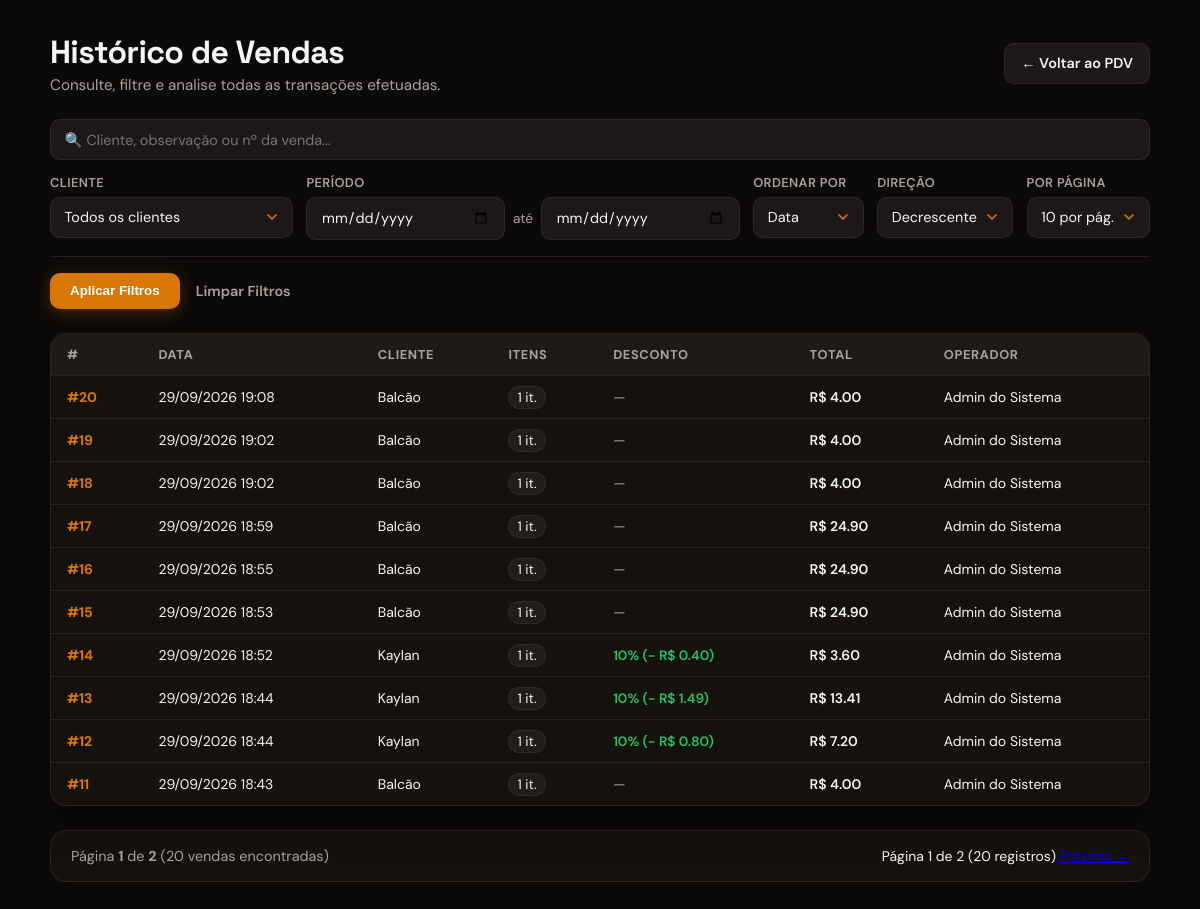
Page /pdv/historico (signed in) on the committed database.
### app/models/venda.py (models this page shows, shortened)
class Venda(Base):
    __tablename__ = "vendas"
    id         = Column(Integer, primary_key=True, index=True)
    cliente_id = Column(
        Integer,
        ForeignKey("clientes.id", ondelete="SET NULL"),
        nullable=True
    )
    usuario_id = Column(
        Integer,
        ForeignKey("usuarios.id", ondelete="SET NULL"),
        nullable=True
    )
    desconto_percentual = Column(Float, nullable=False, default=0.0)
    total_bruto  = Column(Float, nullable=False, default=0.0)
    total_liquido = Column(Float, nullable=False, default=0.0)
    observacao = Column(String(255), nullable=True)
    criado_em = Column(DateTime, server_default=func.now())
    cliente = relationship("Cliente", back_populates="vendas")
    usuario = relationship("Usuario", backref="vendas")
    itens   = relationship(
        "ItemVenda",
        back_populates="venda",
        cascade="all, delete-orphan"  # deleta itens se a venda for deletada
    )

### app/models/usuario.py (models this page shows)
class Usuario(Base):
    __tablename__ = "usuarios"
    id = Column(Integer, primary_key=True, autoincrement=True)
    nome = Column(String(100), nullable=False)
    email = Column(String(100), nullable=False, index=True, unique=True)
    senha_hash = Column(String(255), nullable=False)
    role = Column(String(20), nullable=False, default="operador")
    ativo = Column(Boolean, default=True)
    criado_em = Column(DateTime, server_default=func.now())

### app/models/cliente.py (models this page shows, shortened)
class Cliente(Base):
    __tablename__ = "clientes"
    id         = Column(Integer, primary_key=True, index=True)
    nome       = Column(String(150), nullable=False, index=True)
    matricula  = Column(String(50), nullable=True, unique=True)
    telefone   = Column(String(20), nullable=True)
    is_associado = Column(Boolean, default=False, nullable=False)
    ativo      = Column(Boolean, default=True)
    criado_em  = Column(DateTime, server_default=func.now())
    vendas = relationship("Venda", back_populates="cliente")

### app/controllers/pdv_controller.py (the view)
@router.get("/historico")
def historico_vendas(
    request: Request,
    busca: str = "",
    cliente_id: int = 0,
    data_inicio: str = "",
    data_fim: str = "",
    ordenar_por: str = "data",
    direcao: str = "desc",
    pagina: int = 1,
    db: Session = Depends(get_db),
    usuario = Depends(get_usuario_logado)
):
    query = db.query(Venda)
    if cliente_id:
        query = query.filter(Venda.cliente_id == cliente_id)
    if busca:
        termo = f"%{busca}%"
        query = query.outerjoin(Cliente).filter(
            or_(Cliente.nome.ilike(termo), Venda.observacao.ilike(termo), Venda.id.cast(String).ilike(termo))
        )
    try:
        if data_inicio:
            query = query.filter(Venda.criado_em >= datetime.fromisoformat(data_inicio))
        if data_fim:
            query = query.filter(Venda.criado_em < datetime.fromisoformat(data_fim) + timedelta(days=1))
    except ValueError:
        data_inicio = ""
        data_fim = ""
    ordenacoes = {"data": Venda.criado_em, "total": Venda.total_liquido, "desconto": Venda.desconto_percentual, "id": Venda.id}
    ordenar_por = ordenar_por if ordenar_por in ordenacoes else "data"
    direcao = direcao if direcao in ("asc", "desc") else "desc"
    coluna_ordenacao = ordenacoes[ordenar_por]
    query = query.order_by(coluna_ordenacao.desc() if direcao == "desc" else coluna_ordenacao.asc(), Venda.id.desc())
    total_vendas = query.count()
    pagina = max(pagina, 1)
    por_pagina = 10
    total_paginas = max(math.ceil(total_vendas / por_pagina), 1)
    pagina = min(pagina, total_paginas)
    vendas = query.offset((pagina - 1) * por_pagina).limit(por_pagina).all()
    clientes = db.query(Cliente).filter(Cliente.ativo == True).order_by(Cliente.nome).all()
    return templates.TemplateResponse(
        request,
        "pdv/historico.html",
        {
            "request": request, "usuario": usuario, "vendas": vendas,
            "clientes": clientes, "busca": busca, "cliente_id": cliente_id,
            "data_inicio": data_inicio, "data_fim": data_fim,
            "ordenar_por": ordenar_por, "direcao": direcao,
            "pagina": pagina, "por_pagina": por_pagina,
            "total_paginas": total_paginas, "total_vendas": total_vendas,
        }
    )

### app/templates/pdv/historico.html (shortened to what this page needs)
<!DOCTYPE html>
<html lang="pt-br">
<head>
    <link rel="stylesheet" href="/static/css/pdv/historico.css">
</head>
<body>
    <div class="container">
        <div class="page-header">
            <div>
                <h1>Histórico de Vendas</h1>
                <p class="subtitle">Consulte, filtre e analise todas as transações efetuadas.</p>
            </div>
            <div>
                <a href="/pdv" class="btn-secondary">← Voltar ao PDV</a>
            </div>
        </div>
        <form method="get" action="/pdv/historico" class="filter-form">
            <div class="filter-grid">
                <div class="filter-group col-search">
                    <input type="text" name="busca" placeholder="🔍 Cliente, observação ou nº da venda..." value="{{ busca }}" class="input-field">
                </div>
                <div class="filter-group col-cliente">
                    <label>Cliente</label>
                    <div class="custom-dropdown" id="dropdown-cliente">
                        <div class="dropdown-selected">
                            {% set cliente_selecionado_nome = "Todos os clientes" %}
                            {% for c in clientes %}
                                {% if cliente_id|int == c.id|int %}{% set cliente_selecionado_nome = c.nome %}{% endif %}
                            {% endfor %}
                            {{ cliente_selecionado_nome }}
                        </div>
                    </div>
                </div>
                <div class="filter-group col-periodo">
                    <label>Período</label>
                    <div class="date-range">
                        <input type="date" name="data_inicio" value="{{ data_inicio }}" class="input-field" title="Data Inicial">
                        <span>até</span>
                        <input type="date" name="data_fim" value="{{ data_fim }}" class="input-field" title="Data Final">
                    </div>
                </div>
                <div class="filter-group col-ordenar">
                    <label>Ordenar por</label>
                    <div class="custom-dropdown" id="dropdown-ordenar">
                        <div class="dropdown-selected">
                            {% set ord_map = {'data': 'Data', 'id': 'Número', 'total': 'Total', 'desconto': 'Desconto'} %}
                            {{ ord_map.get(ordenar_por, 'Data') }}
                        </div>
                    </div>
                </div>
                <div class="filter-group col-direcao">
                    <label>Direção</label>
                    <div class="custom-dropdown" id="dropdown-direcao">
                        <div class="dropdown-selected">
                            {{ 'Decrescente' if direcao == 'desc' else 'Crescente' }}
                        </div>
                    </div>
                </div>
                <div class="filter-group col-paginacao">
                    <label>Por página</label>
                    <div class="custom-dropdown" id="dropdown-por-pagina">
                        <div class="dropdown-selected">
                            {{ por_pagina or 10 }} por pág.
                        </div>
                    </div>
                </div>
            </div>
            <div class="filter-actions">
                <button type="submit" class="btn-primary">Aplicar Filtros</button>
                <a href="/pdv/historico" class="btn-clear">Limpar Filtros</a>
            </div>
        </form>
        <div class="table-container">
            <table>
                <thead>
                    <tr>
                        <th>#</th>
                        <th>Data</th>
                        <th>Cliente</th>
                        <th>Itens</th>
                        <th>Desconto</th>
                        <th>Total</th>
                        <th>Operador</th>
                    </tr>
                </thead>
                <tbody>
                    {% for v in vendas %}
                    <tr>
                        <td><a href="/pdv/venda/{{ v.id }}" class="venda-link">#{{ v.id }}</a></td>
                        <td>{{ v.criado_em.strftime('%d/%m/%Y %H:%M') }}</td>
                        <td>{{ v.cliente.nome if v.cliente else "Balcão" }}</td>
                        <td><span class="badge-itens">{{ v.itens | length }} it.</span></td>
                        <td>
                            {% if v.desconto_percentual > 0 %}
                            <span class="discount-tag">
                                {{ v.desconto_percentual|int }}% (− R$ {{ "%.2f"|format(v.desconto_valor) }})
                            </span>
                            {% else %}
                            <span class="text-muted">—</span>
                            {% endif %}
                        </td>
                        <td class="preco">R$ {{ "%.2f"|format(v.total_liquido) }}</td>
                        <td>{{ v.usuario.nome if v.usuario else "—" }}</td>
                    </tr>
                    {% endfor %}
                </tbody>
            </table>
        </div>
        <div class="pagination-footer">
            <p class="pagination-info">Página <strong>{{ pagina }}</strong> de <strong>{{ total_paginas }}</strong> ({{ total_vendas }} vendas encontradas)</p>
            {% set total_registros = total_vendas %}
            {% include "_pagination.html" %}
        </div>
    </div>
</body>
</html>

### rows in the picture
Venda: id "20", criado_em "29/09/2026 19:08", cliente "Balcão", itens|length "1", total_liquido "4.00", usuario "Admin do Sistema"
Venda: id "19", criado_em "29/09/2026 19:02", cliente "Balcão", itens|length "1", total_liquido "4.00", usuario "Admin do Sistema"
Venda: id "18", criado_em "29/09/2026 19:02", cliente "Balcão", itens|length "1", total_liquido "4.00", usuario "Admin do Sistema"
Venda: id "17", criado_em "29/09/2026 18:59", cliente "Balcão", itens|length "1", total_liquido "24.90", usuario "Admin do Sistema"
Venda: id "16", criado_em "29/09/2026 18:55", cliente "Balcão", itens|length "1", total_liquido "24.90", usuario "Admin do Sistema"
Venda: id "15", criado_em "29/09/2026 18:53", cliente "Balcão", itens|length "1", total_liquido "24.90", usuario "Admin do Sistema"
Venda: id "14", criado_em "29/09/2026 18:52", cliente "Kaylan", itens|length "1", desconto_percentual "10", desconto_valor "0.40", total_liquido "3.60", usuario "Admin do Sistema"
Venda: id "13", criado_em "29/09/2026 18:44", cliente "Kaylan", itens|length "1", desconto_percentual "10", desconto_valor "1.49", total_liquido "13.41", usuario "Admin do Sistema"
Venda: id "12", criado_em "29/09/2026 18:44", cliente "Kaylan", itens|length "1", desconto_percentual "10", desconto_valor "0.80", total_liquido "7.20", usuario "Admin do Sistema"
Venda: id "11", criado_em "29/09/2026 18:43", cliente "Balcão", itens|length "1", total_liquido "4.00", usuario "Admin do Sistema"

### other values in the picture
{{ cliente_selecionado_nome }} "Todos os clientes"
{{ ord_map.get(ordenar_por, 'Data') }} "Data"
{{ 'Decrescente' if direcao == 'desc' else 'Crescente' }} "Decrescente"
{{ por_pagina or 10 }} "10"
{{ pagina }} "1"
{{ total_paginas }} "2"
{{ total_vendas }} "20"
{{ total_registros }} "20"
